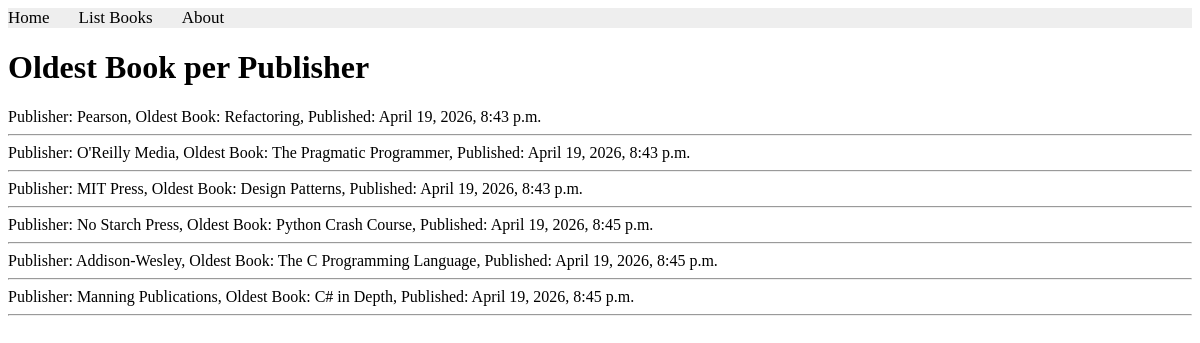
The app's page /books/lab9/task3 with its own data.
### apps/bookmodule/models.py (models this page shows)
class Publisher(models.Model):
    name = models.CharField(max_length=200)
    location = models.CharField(max_length=300)

### apps/bookmodule/views.py (the view)
# urls.py: path('lab9/task3', views.lab9_task3, name="books.lab9_task3"),
def lab9_task3(request):
    oldest_title = Book.objects.filter(
        publisher=OuterRef('pk')
    ).order_by('pubdate').values('title')[:1]
    oldest_pubdate = Book.objects.filter(
        publisher=OuterRef('pk')
    ).order_by('pubdate').values('pubdate')[:1]
    publishers = Publisher.objects.annotate(
        oldest_book=Subquery(oldest_title),
        oldest_pubdate=Subquery(oldest_pubdate),
    )
    return render(request, 'bookmodule/lab9_task3.html', {'publishers': publishers})

### apps/templates/bookmodule/lab9_task3.html (shortened to what this page needs)
{% extends "layouts/base.html" %}
{% block content %}
<h1>Oldest Book per Publisher</h1>
{% for publisher in publishers %}
  Publisher: {{ publisher.name }}, Oldest Book: {{ publisher.oldest_book }}, Published: {{ publisher.oldest_pubdate }}
  <hr>
{% empty %}
  <p>No publishers found.</p>
{% endfor %}
{% endblock content %}

### records on screen
Publisher: name "Pearson", oldest_book "Refactoring", oldest_pubdate "April 19, 2026, 8:43 p.m."
Publisher: name "O'Reilly Media", oldest_book "The Pragmatic Programmer", oldest_pubdate "April 19, 2026, 8:43 p.m."
Publisher: name "MIT Press", oldest_book "Design Patterns", oldest_pubdate "April 19, 2026, 8:43 p.m."
Publisher: name "No Starch Press", oldest_book "Python Crash Course", oldest_pubdate "April 19, 2026, 8:45 p.m."
Publisher: name "Addison-Wesley", oldest_book "The C Programming Language", oldest_pubdate "April 19, 2026, 8:45 p.m."
Publisher: name "Manning Publications", oldest_book "C# in Depth", oldest_pubdate "April 19, 2026, 8:45 p.m."
